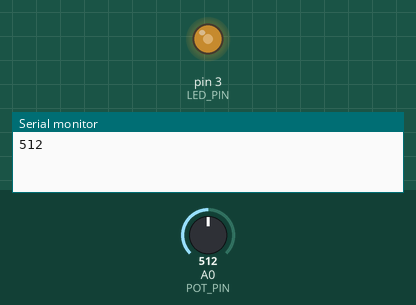
Simulated run of this sketch. Board: Arduino Uno, built with avr-gcc and run on an emulated ATmega328P. Shown: output pins drawn as LEDs (lit = HIGH), the last lines printed to the serial monitor. The test bench sets the inputs (shaded band); at power-on: A0 (POT_PIN) = 512.

Above: at 1.2 s.
1.3 s: A0 (POT_PIN) set to 716
At 2.2 s:
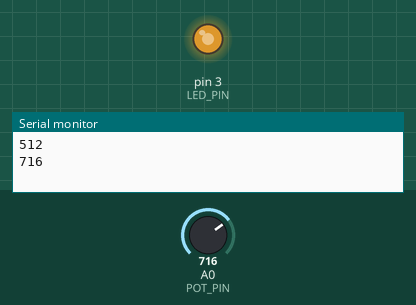
2.8 s: A0 (POT_PIN) set to 900
At 3.3 s:
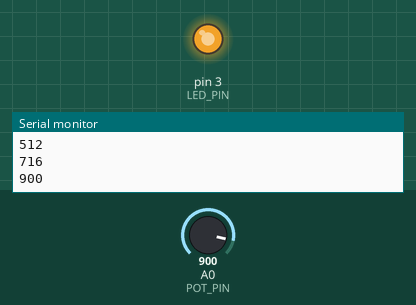
4.3 s: A0 (POT_PIN) set to 122
At 5.5 s:
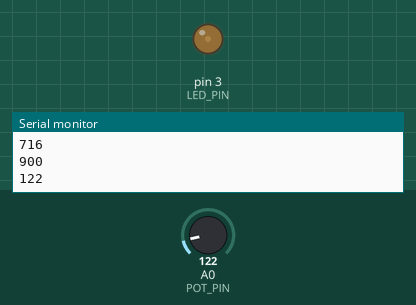
5.8 s: A0 (POT_PIN) set to 0
At 6.8 s:
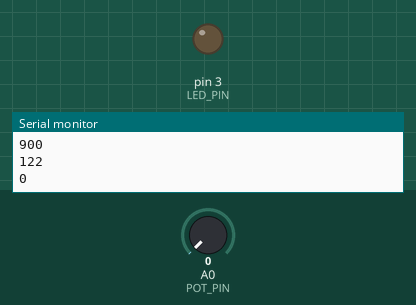
Timing chart, 0 to 8.3 s (numbered marks = the images above; inputs shaded):
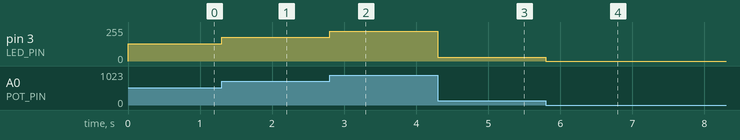

Measured:
- after the input at 1.3 s, pin 3 (LED_PIN): 128/255 → 179/255 at once
- after the input at 2.8 s, pin 3 (LED_PIN): 179/255 → 225/255 at once
- after the input at 4.3 s, pin 3 (LED_PIN): 225/255 → 30/255 at once
- after the input at 5.8 s, pin 3 (LED_PIN): 30/255 → 0/255 at once

The sketch:

step4_tune2.ino
```cpp
#define POT_PIN A0
#define LED_PIN 3

int current;

void setup() {
  Serial.begin(9600);
  pinMode(LED_PIN, OUTPUT);
}

void loop() {
  int newValue = analogRead(POT_PIN);
  if (newValue != current){
    current = newValue;
    int intensity = current/4;
    analogWrite(LED_PIN, intensity);
    Serial.println(current);
  }
}
```
